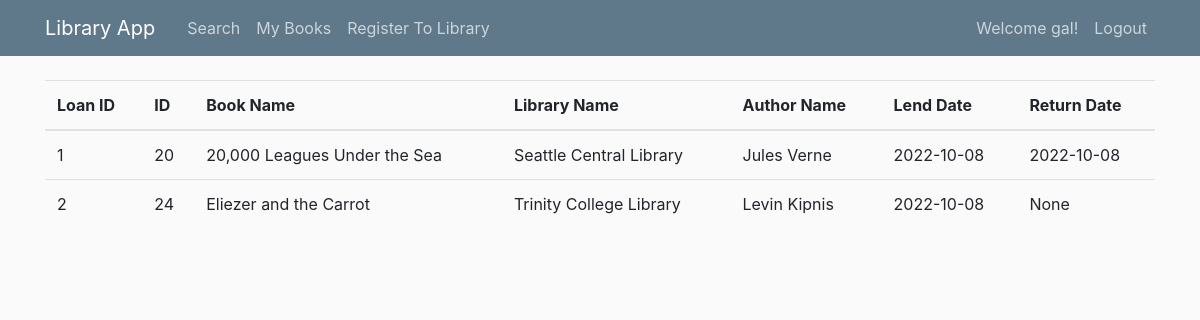
Page /booksHistory (signed in) on the earlier database version.
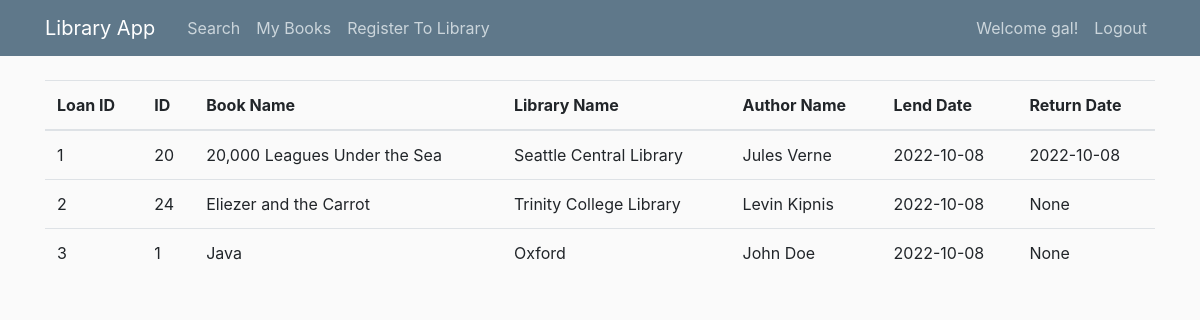
Same page on the later database version.
### models.py (models this page shows, shortened)
class User(db.Model, UserMixin):
    id = db.Column(db.Integer, primary_key=True)  # ID - primary key
    firstName = db.Column(db.String(30), nullable=False)  # firstName - cannot be null
    lastName = db.Column(db.String(30), nullable=False)  # lastName - cannot be null
    email = db.Column(db.String(120), unique=True, nullable=False)  # email - must be unique and cannot be null
    password_hash = db.Column(db.String(128), nullable=False)
    memberAt = db.relationship('Membership', backref='membership', lazy=True)
    @property
    def password(self):
        raise AttributeError('password is not a readable attribute')

class LoanedBook(db.Model):
    loan_id = db.Column(db.Integer, primary_key=True, autoincrement=True)  # loan_id - autoincrement primary key
    member_number = db.Column(db.Integer, db.ForeignKey('membership.member_number'), nullable=False)
    book_id = db.Column(db.Integer, db.ForeignKey('book_in_library.id'), nullable=False)
    library_name = db.Column(db.String(50), nullable=False)
    loan_date = db.Column(db.String(15), nullable=False)  # loan_date - cannot be null
    return_date = db.Column(db.String(15))  # return_date - can be null, will update when book is returned

class BookInLibrary(db.Model):
    id = db.Column(db.Integer, primary_key=True, autoincrement=True)  # id - autoincrement primary key
    book_name = db.Column(db.String(30), db.ForeignKey('book.bookName'), nullable=False)
    library_name = db.Column(db.String(50), db.ForeignKey('library.libraryName'), nullable=False)
    loan_book_id = db.relationship('LoanedBook', backref='b_id', lazy=True)

class Book(db.Model):
    bookName = db.Column(db.String(30), primary_key=True)  # bookName - primary key
    authorName = db.Column(db.String(30), nullable=False)  # authorName-  cannot be null
    genre_type = db.Column(db.String(30), db.ForeignKey('genre.genre_type'), nullable=False)
    book_il = db.relationship('BookInLibrary', backref='book', lazy=True)

### library.py (the view)
@app.route('/booksHistory', methods=['GET', 'POST'])
@login_required
def books_history():
    user1 = current_user  # Getting the information of the logged user
    current_member = Membership.query.filter_by(member_id=user1.id).first()
    b = LoanedBook.query.filter_by(member_number=current_member.member_id)
    return render_template('booksHistory.html', books=b)  # Rendering the 'books history' template

### models.py (called while the page is built)
@login_manager.user_loader
def load_user(user_id):
    return User.query.get(int(user_id))

### templates/booksHistory.html
{% extends "books_layout.html" %}
{% block headers %}
    <th scope="col">Loan ID</th>
    <th scope="col">ID</th>
    <th scope="col">Book Name</th>
    <th scope="col">Library Name</th>
    <th scope="col">Author Name</th>
    <th scope="col">Lend Date</th>
    <th scope="col">Return Date</th>
{% endblock headers%}
{% block body %}
    {% for book in books %}
    <tr>
        <td>{{ book.loan_id }}</td>
        <td>{{ book.book_id }}</td>
        <td>{{ book.b_id.book_name }}</td>
        <td>{{ book.library_name }}</td>
        <td>{{ book.b_id.book.authorName }}</td>
        <td>{{ book.loan_date }}</td>
        <td>{{ book.return_date }}</td>
    </tr>
    {% endfor %}
{% endblock body%}

### templates/books_layout.html
{% extends "layout.html" %}
{% block content %}
<table class="table table-hover">
    <thead>
    <tr>
        {% block headers %}{% endblock %}
    </tr>
    </thead>
    <tbody>
        {% block body %}{% endblock %}
    </tbody>
</table>
{% endblock content %}

### templates/layout.html (shortened to what this page needs)
<!DOCTYPE html>
<html>
<head>
    <link rel="stylesheet" href="https://cdn.jsdelivr.net/npm/bootstrap@4.3.1/dist/css/bootstrap.min.css">
    <link rel="stylesheet" type="text/css" href="{{ url_for('static', filename='main.css') }}">
</head>
<body>
    <header class="site-header">
        <nav class="navbar navbar-expand-md navbar-dark bg-steel fixed-top">
            <div class="container">
                <a class="navbar-brand mr-4" href="/">Library App</a>
                <div class="collapse navbar-collapse" id="navbarToggle">
                    <div class="navbar-nav mr-auto">
                        <a class="nav-item nav-link" href="{{ url_for('search') }}">Search</a>
                        <a class="nav-item nav-link" href="{{ url_for('owned_books') }}">My Books</a>
                        <a class="nav-item nav-link" href="{{ url_for('register_to_library') }}">Register To Library</a>
                    </div>
                    <div class="navbar-nav">
                        {% if current_user.is_authenticated %}
                            <a class="nav-item nav-link" href="{{ url_for('books_history') }}">Welcome {{current_user.firstName}}!</a>
                            <a class="nav-item nav-link" href="{{ url_for('logout') }}">Logout</a>
                        {% else %}
                            <a class="nav-item nav-link" href="{{ url_for('login') }}">Login</a>
                            <a class="nav-item nav-link" href="{{ url_for('register') }}">Register</a>
                        {% endif %}
                    </div>
                </div>
            </div>
        </nav>
    </header>
    <main role="main" class="container">
        <div class="row">
            <div class="col-md-12">
                {% block content %}{% endblock %}
            </div>
        </div>
    </main>
</body>
</html>

### static/main.css (style rules this page uses)
body { background: #fafafa; color: #333333; margin-top: 5rem; }
.bg-steel { background-color: #5f788a; }
.site-header .navbar-nav .nav-link { color: #cbd5db; }

Differences in the rows shown:
added LoanedBook: loan_id "3", book_id "1", b_id.book_name "Java", library_name "Oxford", b_id.book.authorName "John Doe", loan_date "2022-10-08", return_date "None"
